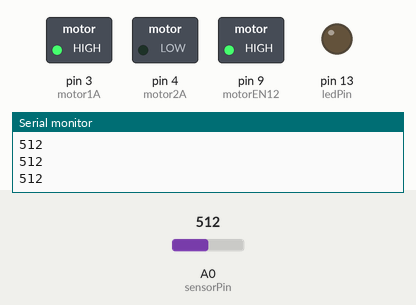
A sketch run on a simulated Arduino Uno, built with avr-gcc and run on an emulated ATmega328P. Parts: switched loads named in the sketch (green lamp = pin HIGH), output pins drawn as LEDs (lit = HIGH), the last lines printed to the serial monitor. Inputs (shaded band) come from the test bench; at power-on: A0 (sensorPin) = 512.

Above: at 1.2 s.
1.3 s: A0 (sensorPin) set to 122
At 1.8 s:
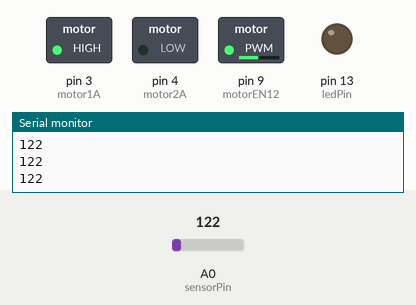
2.8 s: A0 (sensorPin) set to 0
At 4.0 s:
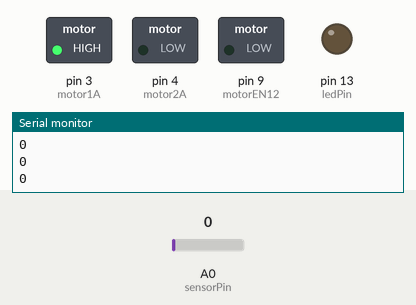
4.3 s: A0 (sensorPin) set to 306
At 5.3 s:
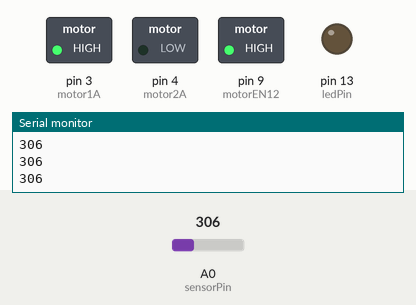
Timing chart, 0 to 7.3 s (numbered marks = the images above; inputs shaded):
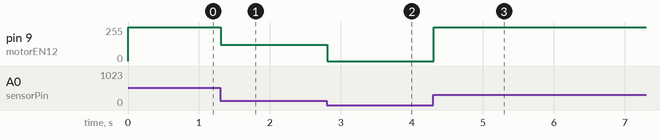

The sketch:

puente_H_2.ino
```cpp
// Basic H-Bridge Motor Driver Control
// Author:          Nickolas Andersen
// Original Date:   06/14/2010
//                            Version 1
// Very modified version of "DC Motor Control Using an H-Bridge" from ITP Physical Computing
// http://itp.nyu.edu/physcomp/Labs/DCMotorControl

/*
  High Level Operation:
  User:     Uses serial terminal, PS2 gamepad to send commands.
  Arduino:  Accepts serial commands, PS2 gamepad commands.
  Arduino:  Controls the SN75441 Dual H-Bridge Motor Driver IC.
*/

// The switchPin allows or disallows motor control.
// The motor's "EN" pin on and set with a value. (on a PWM pin.)
// Motor1A/Motor2A (and Motor3A/4A) can be set HIGH or LOW each so that polarity (spin direction) is set.

// Global Variables
  const int motorEN12 = 9;
  const int motor1A   = 3;
  const int motor2A   = 4;
  const int ledPin = 13;      // LED
  const int sensorPin = A0;    // select the input pin for the potentiometer

  int speedvalueA = 0 ;
  int speedvalueB = 0 ;
  int sensorValue = 0;


void setup() {

  Serial.begin(9600);
  // Set Motor pins as output
  pinMode(motorEN12, OUTPUT);
  pinMode(motor1A, OUTPUT);
  pinMode(motor2A, OUTPUT);
  pinMode(ledPin, OUTPUT);
  digitalWrite(motor1A, HIGH);
  digitalWrite(motor2A, LOW);
}


void loop()
  {
    sensorValue = analogRead(sensorPin);
    Serial.println(sensorValue);
    analogWrite(motorEN12, sensorValue);


 }
```

Measured:
- after the input at 1.3 s, pin 9 (motorEN12): 255/255 → 122/255 at once
- after the input at 2.8 s, pin 9 (motorEN12): 122/255 → 0/255 at once
- after the input at 4.3 s, pin 9 (motorEN12): 0/255 → 255/255 at once
